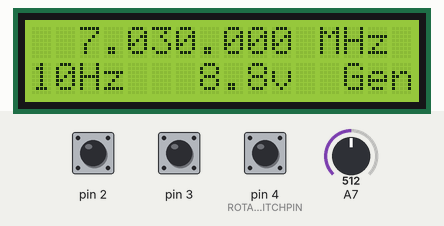
This sketch was run on a simulated Arduino Nano, built with avr-gcc and run on an emulated ATmega328P. On the bench: 16×2 character LCD. Inputs (shaded band) come from the test bench; at power-on: A7 = 512, pin 4 (ROTARYSWITCHPIN) HIGH, pin 2 HIGH, pin 3 HIGH.

Above: at 5.3 s.
5.4 s: A7 set to 658
At 5.8 s:
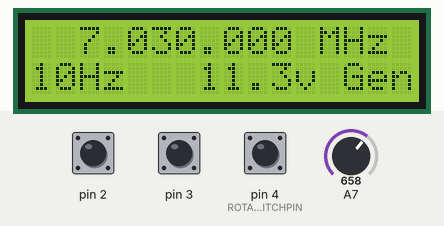
7.1 s: A7 set to 683
At 7.8 s:
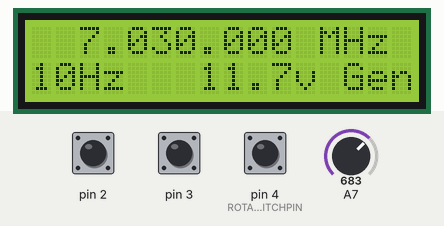
8.7 s: pin 4 (ROTARYSWITCHPIN) pulled LOW for 0.15 s
At 9.4 s:
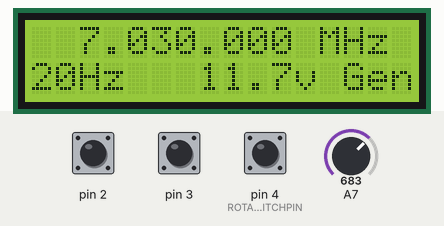
10.3 s: pin 4 (ROTARYSWITCHPIN) pulled LOW for 1 s
At 11.9 s:
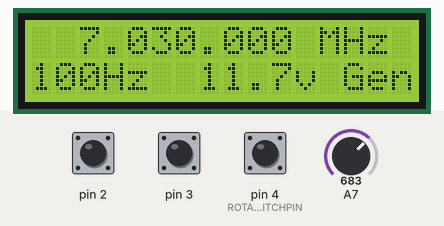
12.8 s: pin 4 (ROTARYSWITCHPIN) pulled LOW for 0.15 s
At 13.7 s:
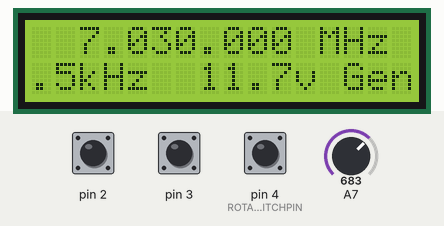
14.4 s: A7 set to 511
At 15.18 s:
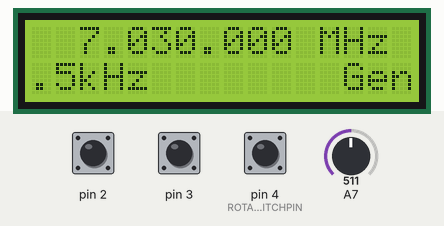
Timing chart, 0 to 17.4 s (numbered marks = the images above; inputs shaded):
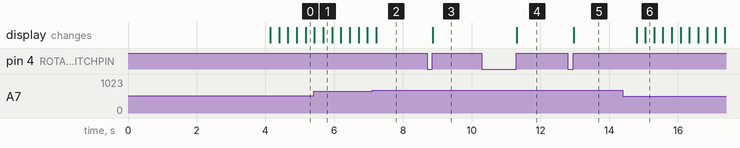

Measured:
- after the input at 5.4 s, the display: first differs from a run without the input after 0.28 s (image 1)
- after the input at 7.1 s, the display: changes after 0.12 s (image 2)
- after the input at 8.7 s, the display: changes after 0.17 s (image 3)
- after the input at 10.3 s, the display: changes after 1.0 s (image 4)
- after the input at 12.8 s, the display: changes after 0.17 s (image 5)
- after the input at 14.4 s, the display: first changes after 0.40 s (image 6 shows a later state)

The sketch:

vfo-source-rev6-volt-alert.ino
```cpp
/*
  The heart of the code that manages the AD9850 was written by
 Richard Visokey AD7C - www.ad7c.com

 Modifications were made by Jack Purdum and Dennis Kidder:
 Rev 4.00:  Feb. 2, 2015
 Rev 5.00:  Jul. 8, 2015, Jack Purdum
 Rev 6.00:  Aug. 1, 2015, Jack Purdum

 Tested with Arduino IDE V-1.6.5
 */

#include <Rotary.h>   // From Brian Low: https://github.com/brianlow/Rotary
#include <EEPROM.h>   // Shipped with IDE
#include <Wire.h>     //         "

// Get the LCD I2C Library here:
// https://bitbucket.org/fmalpartida/new-liquidcrystal/downloads
// Move all *_I2C files into a new folder named LiquidCrystal_I2C
// in the Arduino library folder
#include <LiquidCrystal_I2C.h>

#define MYTUNINGCONSTANT  34.36051818117860 // Replace with your calculated TUNING CONSTANT. See article

#define SPACES      "       " //Altered in V1.1 of Voltmeter implementation
#define HERTZ       "Hz "
#define KILOHERTZ   "kHz "
#define MEGAHERTZ   "MHz "

#define GENERAL     2
#define TECH        1
#define EXTRA       0

#define ELEMENTCOUNT(x) (sizeof(x) / sizeof(x[0]))  // A macro that calculates the number
// of elements in an array.
#define pulseHigh(pin) {digitalWrite(pin, HIGH); digitalWrite(pin, LOW); } // Write macro

//Setup some VFO band edges
#define VFOUPPERFREQUENCYLIMIT  7300000L            // Upper band edge
#define VFOLOWERFREQUENCYLIMIT  7000000L            // Lower band edge
#define VFOLOWALLBUTEXTRA       7025000L            // Frequency of Extra licensees only
#define VFOHIGHTECH             7125000L            // Hi Tech cutoff
#define VFOLOWTECH              7100000L            // Low Tech cutoff
#define VFOGENERALLOWGAP        7175000L            // General class edge


#define W_CLK             8               // Pin  8 - connect to AD9850 module word load clock pin (CLK)
#define FQ_UD             9               // Pin  9 - connect to freq update pin (FQ)
#define DATA             10               // Pin 10 - connect to serial data load pin (DATA)
#define RESET            11               // Pin 11 - connect to reset pin (RST)

#define LCDCOLS          16               // LCD stuff
#define LCDROWS           2
#define SPLASHDELAY    4000               // Hold splash screen for 4 seconds

#define ROTARYSWITCHPIN   4               // Used by switch for rotary encoder
#define RITPIN            8               // Used by push button switch to toggle RIT
#define RXTXPIN          12               // When HIGH, the xcvr is in TX mode
#define RITOFFSETSTART  700L              // Offset for RIT

#define FREQINBAND        0               // Used with range checking
#define FREQOUTOFBAND     1

// ===================================== EEPROM Offsets and data ==============================================
#define READEEPROMFREQ        0       // The EEPROM record address of the last written frequency
#define READEEPROMINCRE       1       // The EEPROM record address of last frequency increment

#define DELTAFREQOFFSET      25       // Must move frequency more than this to call it a frequency change
#define DELTATIMEOFFSET   60000       // If not change in frequency within 1 minute, update the frequency

unsigned long markFrequency;          // The frequency just written to EEPROM
long eepromStartTime;                 // Set when powered up and while tuning
long eepromCurrentTime;               // The current time reading

// ============================ ISR variables: ======================================
volatile int_fast32_t currentFrequency;     // Starting frequency of VFO
volatile long currentFrequencyIncrement;
volatile long ritOffset;

// ============================ General Global Variables ============================
bool ritState;                    // Receiver incremental tuning state HIGH, LOW
bool oldRitState;

char temp[17];

int ritDisplaySwitch;             // variable to index into increment arrays (see below)
int incrementIndex = 0;

long oldRitOffset;
int_fast32_t oldFrequency = 1;    // variable to hold the updated frequency

static char *bandWarnings[]     = {"Ext", "Tec", "Gen"}; //Altered in V1.0 of voltmeter implementation
static int whichLicense;
static char *incrementStrings[] = {
  "10", "20", "100", ".5", "1", "2.5", "5", "10", "100"};     // These two allign
static  long incrementTable[]   = {
  10,   20,   100,   500, 1000, 2500, 5000, 10000, 100000};
static  long memory[]           = {
  VFOLOWERFREQUENCYLIMIT, VFOUPPERFREQUENCYLIMIT};

Rotary r = Rotary(2, 3);       // Create encoder object and set the pins the rotary encoder uses.  Must be interrupt pins.
LiquidCrystal_I2C lcd(0x27, 16, 2);  // Create LCD object and set the LCD I2C address


void setup() {

  // ===================== Set up from EEPROM memory ======================================

  currentFrequency = readEEPROMRecord(READEEPROMFREQ);            // Last frequency read while tuning
  if (currentFrequency < 7000000L || currentFrequency > 7300000L) // New EEPROM usually initialized with 0xFF
    currentFrequency = 7030000L;                                  // Default QRP freq if no EEPROM recorded yet
  markFrequency = currentFrequency;                               // Save EEPROM freq.


  incrementIndex = (int) readEEPROMRecord(READEEPROMINCRE);       // Saved increment as written to EEPROM
  if (incrementIndex < 0 || incrementIndex > 9)                   // If none stored in EEPROM yet...
    incrementIndex = 0;                                           // ...set to 10Hz
  currentFrequencyIncrement = incrementTable[incrementIndex];     // Store working freq variables
  markFrequency = currentFrequency;
  eepromStartTime = millis();                                     // Need to keep track of EEPROM update time

  pinMode(ROTARYSWITCHPIN, INPUT_PULLUP);
  pinMode(RITPIN, INPUT_PULLUP);
  //digitalWrite(RITPIN, INPUT_PULLUP);
  pinMode(RXTXPIN, INPUT_PULLUP);     // Start in RX mode

  oldRitState = ritState = LOW;       // Receiver incremental tuning state HIGH, LOW
  ritOffset = RITOFFSETSTART;         // Default RIT offset
  ritDisplaySwitch = 0;

  // lcd.begin(LCDCOLS, LCDROWS);        // Display LCD
  lcd.init();
  lcd.backlight();
  Splash();                           // Tell 'em were here...

  PCICR |= (1 << PCIE2);              // Interrupt service code
  PCMSK2 |= (1 << PCINT18) | (1 << PCINT19);
  sei();
  pinMode(FQ_UD, OUTPUT);             // Tied to AD9850 board
  pinMode(W_CLK, OUTPUT);
  pinMode(DATA, OUTPUT);
  pinMode(RESET, OUTPUT);

  pulseHigh(RESET);
  pulseHigh(W_CLK);
  pulseHigh(FQ_UD);  // this pulse enables serial mode on the AD9850 - Datasheet page 12.`

  ProcessSteps();
  DoRangeCheck();
  ShowMarker(bandWarnings[whichLicense]);
  sendFrequency(currentFrequency);
}

void loop() {
  static int state = 1;      // 1 because of pull-ups on encoder switch
  static int oldState = 1;

  int flag;

  state = digitalRead(ROTARYSWITCHPIN);    // See if they pressed encoder switch
  ritState = digitalRead(RITPIN);          // Also check RIT button

  if (state != oldState) {                 // Only if it's been changed...
    if (state == 1) {                      // Only adjust increment when HIGH
      if (incrementIndex < ELEMENTCOUNT(incrementTable) - 1) {    // Adjust the increment size
        incrementIndex++;
      }
      else {
        incrementIndex = 0;                // Wrap around to zero
      }
      currentFrequencyIncrement = incrementTable[incrementIndex];

      ProcessSteps();
    }
    oldState = state;
  }

  if (currentFrequency != oldFrequency) { // Are we still looking at the same frequency?
    NewShowFreq(0, 0);                    // Nope, so update display.

    flag = DoRangeCheck();
    if (flag == FREQOUTOFBAND) {          // Tell user if out of band; should not happen
      lcd.setCursor(0, 0);
      lcd.print("* Out of Band *");
    }
    sendFrequency(currentFrequency);      // Send frequency to chip
    oldFrequency = currentFrequency;
  }

  eepromCurrentTime = millis();
  // Only update EEPROM if necessary...both time and currently stored freq.
  if (eepromCurrentTime - eepromStartTime > DELTATIMEOFFSET && markFrequency != currentFrequency) {
    writeEEPROMRecord(currentFrequency, READEEPROMFREQ);                  // Update freq
    writeEEPROMRecord((unsigned long) incrementIndex, READEEPROMINCRE);   // Update increment
    eepromStartTime = millis();
    markFrequency = currentFrequency;                                     // Update EEPROM freq.
  }

  if (ritState == HIGH) {      // Change RIT?
    //DoRitDisplay();
    ritDisplaySwitch = 1;
  }
  if (oldRitState != ritState) {
    ProcessSteps();
    oldRitState = ritState;
    ritDisplaySwitch = 0;
  }
  Voltmeter();
}

void DoRitDisplay()
{
  char tempOffset[8];

  if (oldRitOffset == ritOffset && ritDisplaySwitch == 1)
    return;
  DisplayLCDLine(SPACES, 1, 0);
  ltoa(ritOffset, tempOffset, 10);

  strcpy(temp, "Offset: ");
  strcat(temp, tempOffset);

  DisplayLCDLine(temp, 1, 0);

  oldRitOffset = ritOffset;
  ritDisplaySwitch = 1;
}


// Original interrupt service routine, as modified by Jack
ISR(PCINT2_vect) {
  unsigned char result = r.process();

  switch (result) {
  case 0:                                          // Nothing done...
    return;

  case DIR_CW:                                     // Turning Clockwise, going to higher frequencies
    if (ritState == LOW) {
      currentFrequency += currentFrequencyIncrement;
    }
    else {
      ritOffset += RITOFFSETSTART;
    }
    break;

  case DIR_CCW:                                    // Turning Counter-Clockwise, going to lower frequencies
    if (ritState == LOW) {
      currentFrequency -= currentFrequencyIncrement;
    }
    else {
      ritOffset -= RITOFFSETSTART;
    }
    break;

  default:                                          // Should never be here
    break;
  }
  if (currentFrequency >= VFOUPPERFREQUENCYLIMIT) {   // Upper band edge?
    currentFrequency = oldFrequency;
  }
  if (currentFrequency <= VFOLOWERFREQUENCYLIMIT) {   // Lower band edge?
    currentFrequency = oldFrequency;
  }
}


void sendFrequency(int32_t frequency) {
  /*
  Formula: int32_t adjustedFreq = frequency * 4294967295/125000000;

   Note the 125 MHz clock on 9850.  You can make 'slight' tuning
   variations here by adjusting the clock frequency. The constants
   factor to 34.359
   */
  int32_t freq = (int32_t) (((float) frequency * MYTUNINGCONSTANT));  // Redefine your constant if needed

  for (int b = 0; b < 4; b++, freq >>= 8) {
    tfr_byte(freq & 0xFF);
  }
  tfr_byte(0x000);   // Final control byte, all 0 for 9850 chip
  pulseHigh(FQ_UD);  // Done!  Should see output
}

// transfers a byte, a bit at a time, LSB first to the 9850 via serial DATA line
void tfr_byte(byte data)
{
  for (int i = 0; i < 8; i++, data >>= 1) {
    digitalWrite(DATA, data & 0x01);
    pulseHigh(W_CLK);   //after each bit sent, CLK is pulsed high
  }
}

/*****
 * This method is used to format a frequency on the lcd display. The currentFrequqncy variable holds the display
 * frequency.
 *
 * Argument list:
 * void
 *
 * Return value:
 * void
 *****/
void DisplayLCDLine(char *message, int row, int col)
{
  lcd.setCursor(col, row);
  lcd.print(message);
}

/*****
 * This method is used to read a record from EEPROM. Each record is 4 bytes (sizeof(unsigned long)) and
 * is used to calculate where to read from EEPROM.
 *
 * Argument list:
 * int record                the record to be read. While tuning, it is record 0
 *
 * Return value:
 * unsigned long            the value of the record,
 *
 * CAUTION:  Record 0 is the current frequency while tuning, etc. Record 1 is the number of stored
 * frequencies the user has set. Therefore, the stored frequencies list starts with record 23.
 *****/
unsigned long readEEPROMRecord(int record)
{
  int offset;
  union {
    byte array[4];
    unsigned long val;
  }
  myUnion;

  offset = record * sizeof(unsigned long);

  myUnion.array[0] = EEPROM.read(offset);
  myUnion.array[1] = EEPROM.read(offset + 1);
  myUnion.array[2] = EEPROM.read(offset + 2);
  myUnion.array[3] = EEPROM.read(offset + 3);

  return myUnion.val;
}

/*****
 * This method is used to test and perhaps write the latest frequency to EEPROM. This routine is called
 * every DELTATIMEOFFSET (default = 10 seconds). The method tests to see if the current frequency is the
 * same as the last frequency (markFrequency). If they are the same, +/- DELTAFREQOFFSET (drift?), no
 * write to EEPROM takes place. If the change was larger than DELTAFREQOFFSET, the new frequency is
 * written to EEPROM. This is done because EEPROM can only be written/erased 100K times before it gets
 * flaky.
 *
 * Argument list:
 * unsigned long freq        the current frequency of VFO
 * int record                the record to be written. While tuning, it is record 0
 *
 * Return value:
 * void
 *****/
void writeEEPROMRecord(unsigned long freq, int record)
{
  int offset;
  union {
    byte array[4];
    unsigned long val;
  }
  myUnion;

  if (abs(markFrequency - freq) < DELTAFREQOFFSET) {  // Is the new frequency more or less the same as the one last written?
    return;                                           // the same as the one last written? If so, go home.
  }
  myUnion.val = freq;
  offset = record * sizeof(unsigned long);

  EEPROM.write(offset, myUnion.array[0]);
  EEPROM.write(offset + 1, myUnion.array[1]);
  EEPROM.write(offset + 2, myUnion.array[2]);
  EEPROM.write(offset + 3, myUnion.array[3]);
  markFrequency = freq;                               // Save the value just written
}

/*****
 * This method is used to format a frrequency on the lcd display. The currentFrequqncy variable holds the display
 * frequency. This is kinda clunky...
 *
 * Argument list:
 * void
 *
 * Return value:
 * void
 *****/
void NewShowFreq(int row, int col) {
  char part[10];
  dtostrf( (float) currentFrequency, 7,0, temp);

  strcpy(part, &temp[1]);
  strcpy(temp, "7.");
  strcat(temp, part);
  strcpy(part, &temp[5]);
  temp[5] = '.';
  strcpy(&temp[6], part);
  strcat(temp, " ");
  strcat(temp, MEGAHERTZ);
  lcd.setCursor(col, row);
  lcd.print(SPACES);
  lcd.setCursor(col + 2, row);
  lcd.print(temp);
}

/*****
 * This method is used to see if the current frequency displayed on line 1 is within a ham band.
 * The code does not allow you to use the band edge.
 *
 * Argument list:
 * void
 *
 * Return value:
 * int            0 (FREQINBAND) if within a ham band, 1 (FREQOUTOFBAND) if not
 *****/
int DoRangeCheck()
{

  if (currentFrequency <= VFOLOWERFREQUENCYLIMIT || currentFrequency >= VFOUPPERFREQUENCYLIMIT) {
    return FREQOUTOFBAND;
  }
  //Setup some VFO band edges
  if (currentFrequency <= VFOLOWALLBUTEXTRA) {
    whichLicense = EXTRA;
  }
  if (currentFrequency > VFOLOWTECH && currentFrequency < VFOHIGHTECH) {
    whichLicense = TECH;
  }

  if ((currentFrequency >= VFOLOWALLBUTEXTRA && currentFrequency < VFOHIGHTECH) ||
    (currentFrequency > VFOGENERALLOWGAP && currentFrequency < VFOUPPERFREQUENCYLIMIT) ) {
    whichLicense = GENERAL;
  }
  ShowMarker(bandWarnings[whichLicense]);

  return FREQINBAND;
}

/*****
 * This method is used to display the current license type
 *
 * Argument list:
 * char *c       // pointer to the type of license as held in bandWarnings[]
 *
 * Return value:
 * void
 *****/
void ShowMarker(char *c)
{
  lcd.setCursor(13, 1); //Altered in V1.0 of Voltmeter implementation
  lcd.print(c);
}

/*****
 * This method is used to change the number of hertz associated with one click of the rotary encoder. Ten step
 * levels are provided and increasing or decreasing beyonds the array limits rolls around to the start/end
 * of the array.
 *
 * Argument list:
 * void
 *
 * Return value:
 * void
 *****/
void ProcessSteps()
{
  DisplayLCDLine(SPACES, 1, 0);                    // This clears the line

  strcpy(temp, incrementStrings[incrementIndex]);

  if (incrementIndex < 3) {
    strcat(temp, HERTZ);
  }
  else {
    strcat(temp, KILOHERTZ);
  }

  DisplayLCDLine(temp, 1, 0);
  ShowMarker(bandWarnings[whichLicense]);
}

/*****
 * This method simply displays a sign-on message
 *
 * Argument list:
 * void
 *
 * Return value:
 * void
 *****/
void Splash()
{

  lcd.setCursor(0, 0);
  lcd.print("40M Pieces-Parts");
  lcd.setCursor(3, 1);
  lcd.print("Transceiver");
  delay(SPLASHDELAY);
}

/*****
 * This method is used to read the value from the R7, R8, C7 voltage divider circuit going to pin 26/A7 of the Arduino,
 *    process the required calculations, then display the voltage on the LCD.
 * by Hank Ellis K5HDE.
 * V1.0 14 June 2016 Implementation of the basic voltmeter
 * V1.1 23 June 2016 Fixed bug that blanks the voltmeter when the frequency step is changed via the encoder pushbutton
 * V2.0 16 July 2016 Added voltage low and high cautions and warnings
*****/

void Voltmeter()
{
  static boolean state = false; //sets the state of the display
  static float input_voltage = 0.0; //the end result we want to display
  static unsigned long volt_last_update = millis();  //record when the last voltage display was updated

  #define TIME_LOOP 250 //time between voltage display updates
  #define VOLT_LOW_WARNING 11.3 //voltage triggers for cautions and warnings
  #define VOLT_LOW_CAUTION 11.5
  #define VOLT_HIGH_CAUTION 12.5
  #define VOLT_HIGH_WARNING 12.8

  if ((millis() - volt_last_update) > TIME_LOOP) //if the time since last update has elapsed
  {
    if (input_voltage <= VOLT_LOW_WARNING || input_voltage >= VOLT_HIGH_WARNING) //is the voltage within the warning triggers?
    {
      if (state == false) //blank the display
      {
        blank_volt_display();
      }
      else //or
      {
        input_voltage = volt_display(); //turn it back on
      }
      state = !state; //toggle the display state
      volt_last_update = millis(); //and update the last voltage update time
    }
    if ((millis() - volt_last_update) > (TIME_LOOP * 3)) //since we didn't have a voltage warning a longer refresh time is acceptable
    {
      if (input_voltage <= VOLT_LOW_CAUTION || input_voltage >= VOLT_HIGH_CAUTION) //is the voltage within the caution triggers?
      {
        if (state == false) //blank the display
        {
          blank_volt_display();
        }
        else //or
        {
          input_voltage = volt_display(); //turn it back on
        }
        state = !state; //toggle the display state
        volt_last_update = millis(); //and update the last voltage update time
      }
      else //if the voltage is within the normal range
      {
        input_voltage = volt_display(); //display the voltage
        volt_last_update = millis(); //and update the last voltage update time
      }
    }
  }
}

float volt_display()
{
  float analog_value = 0.0; //value from Arduino pin 26/A7
  float temp = 0.0; //temporary number used in calculations
  float r7 = 20000.0; //value of R7
  float r8 = 8000.0; //arbitrary value assigned to R8. intent is to provide a 3.5 voltage divider.
  float disp_voltage = 0.0;

  analog_value = analogRead(A7); //read the value from the voltage divider on pin A7
  temp = (analog_value * 5.0) / 1023.0; //convert it to a usable number
  disp_voltage = temp / (r8 / (r7 + r8)); //formula of a voltage divider circuit

  lcd.setCursor(7, 1); //display the result
  lcd.print(disp_voltage, 1);
  lcd.print("v ");

  return disp_voltage;
}

void blank_volt_display()
{
  lcd.setCursor(7, 1); //set the cursor and print spaces
  lcd.print("      ");
}
```
